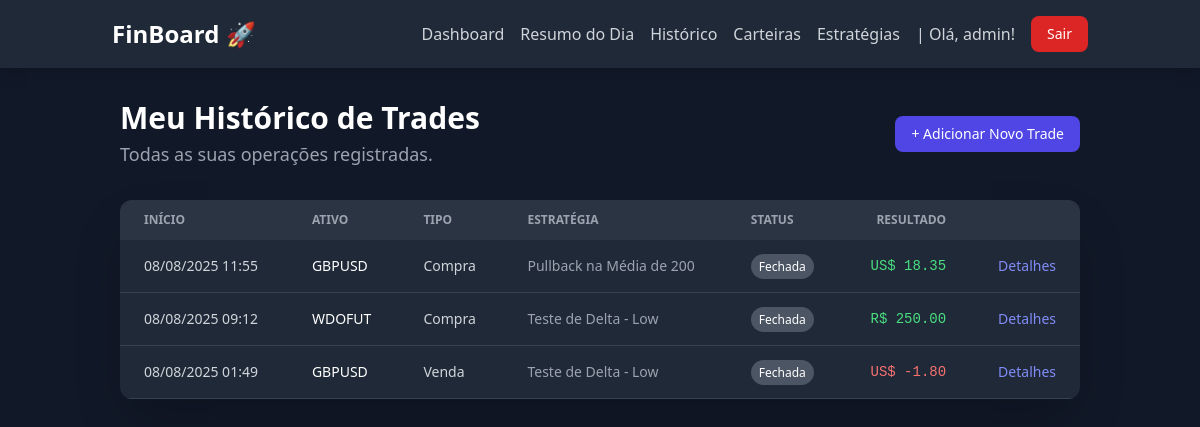
The app's page /dashboard/operations/ (signed in) with its own data.
### dashboard/models.py (models this page shows, shortened)
class Operation(models.Model):
    STATUS_CHOICES = [('ABERTA', 'Aberta'), ('FECHADA', 'Fechada')]
    INITIAL_TYPE_CHOICES = [('COMPRA', 'Compra'), ('VENDA', 'Venda')]
    SENTIMENT_CHOICES = [('CONFIANTE', 'Confiante'), ('ANSIOSO', 'Ansioso'),
                         ('COM_MEDO', 'Com Medo'), ('FOCADO', 'Focado'), ('EFORICO', 'Eufórico')]
    account = models.ForeignKey(
        Account, on_delete=models.PROTECT, verbose_name="Carteira")
    user = models.ForeignKey(
        User, on_delete=models.CASCADE, verbose_name="Usuário")
    asset = models.ForeignKey(
        Asset, on_delete=models.PROTECT, verbose_name="Ativo")
    strategy = models.ForeignKey(
        Strategy, on_delete=models.SET_NULL, null=True, blank=True, verbose_name="Estratégia")
    initial_stop_price = models.DecimalField(
        "Preço de Stop Planejado", max_digits=10, decimal_places=5, blank=True, null=True)
    initial_target_price = models.DecimalField(
        "Preço de Alvo Planejado", max_digits=10, decimal_places=5, blank=True, null=True)
    tags = models.ManyToManyField(Tag, blank=True, verbose_name="Tags")
    status = models.CharField("Status", max_length=10,
                              choices=STATUS_CHOICES, default='ABERTA')
    initial_operation_type = models.CharField(
        "Tipo da Operação Inicial", max_length=10, choices=INITIAL_TYPE_CHOICES)
    start_date = models.DateTimeField("Data de Início")
    end_date = models.DateTimeField("Data de Fim", null=True, blank=True)
    net_financial_result = models.DecimalField(
        "Resultado Financeiro Líquido", max_digits=12, decimal_places=2, null=True, blank=True)
    points_pips_result = models.DecimalField(
        "Resultado em Pontos/Pips", max_digits=12, decimal_places=2, null=True, blank=True)
    entry_reason = models.TextField("Motivo da Entrada")
    general_notes = models.TextField(
        "Observações Gerais (Lições Aprendidas)", blank=True, null=True)
    entry_sentiment = models.CharField(
        "Sentimento na Entrada", max_length=10, choices=SENTIMENT_CHOICES, blank=True, null=True)
    execution_rating = models.IntegerField("Qualidade da Execução (1-5)", validators=[
                                           MinValueValidator(1), MaxValueValidator(5)], null=True, blank=True)

class Asset(models.Model):
    MARKET_CHOICES = [('B3_ACOES', 'B3 - Ações'), ('B3_FUTUROS', 'B3 - Mercado Futuro'), ('FOREX_PARES',
                                                                                          'Forex - Pares de Moedas'), ('FOREX_COMMODITIES', 'Forex - Commodities'), ('FOREX_INDICES', 'Forex - Índices')]
    CURRENCY_CHOICES = [('BRL', 'Real Brasileiro'), ('USD', 'Dólar Americano')]
    ticker = models.CharField(
        "Ticker", max_length=20, unique=True, help_text="Ex: PETR4, WDOFUT, EURUSD")
    name = models.CharField("Nome", max_length=100)
    market = models.CharField("Mercado", max_length=20, choices=MARKET_CHOICES)
    currency = models.CharField(
        "Moeda", max_length=3, choices=CURRENCY_CHOICES)
    description = models.TextField("Descrição", blank=True, null=True)

class Strategy(models.Model):
    name = models.CharField("Nome da Estratégia", max_length=100, unique=True)
    description = models.TextField("Descrição do Setup")

class Account(models.Model):
    CURRENCY_CHOICES = [
        ('BRL', 'Real Brasileiro'),
        ('USD', 'Dólar Americano'),
    ]
    user = models.ForeignKey(
        User, on_delete=models.CASCADE, verbose_name="Usuário")
    name = models.CharField("Nome da Carteira", max_length=100,
                            help_text="Ex: Corretora XP, Binance Futures")
    currency = models.CharField(
        "Moeda", max_length=3, choices=CURRENCY_CHOICES, default='BRL')
    initial_balance = models.DecimalField(
        "Saldo Inicial", max_digits=12, decimal_places=2, default=0.0)
    is_active = models.BooleanField("Ativa", default=True)

### dashboard/views.py (the view)
# urls.py: path('operations/', views.operation_list, name='operation_list'),
@login_required
def operation_list(request):
    operations = Operation.objects.filter(
        user=request.user).order_by('-start_date')
    context = {
        'operations': operations
    }
    return render(request, 'dashboard/operation_list.html', context)

### dashboard/templatetags/currency_filters.py (called while the page is built)
@register.filter(name='format_currency')
def format_currency(value, currency_code):
    try:
        value = Decimal(value)
    except (ValueError, TypeError):
        return value
    formatted_value = intcomma(value).replace(
        ",", "TEMP_COMMA").replace(".", ",").replace("TEMP_COMMA", ".")
    if currency_code == 'BRL':
        return f"R$ {formatted_value}"
    elif currency_code == 'USD':
        return f"US$ {formatted_value}"
    else:
        return f"{currency_code} {formatted_value}"

### dashboard/templates/dashboard/operation_list.html
{% extends 'core/base.html' %}
{% load currency_filters %}
{% block content %}
<div class="container mx-auto px-4 sm:px-6 lg:px-8 py-8">
    <div class="flex justify-between items-center mb-8">
        <div>
            <h1 class="text-3xl font-bold text-white">Meu Histórico de Trades</h1>
            <p class="mt-1 text-lg text-gray-400">Todas as suas operações registradas.</p>
        </div>
        <a href="{% url 'dashboard:operation_add' %}" class="px-4 py-2 text-sm font-medium text-white bg-indigo-600 rounded-lg hover:bg-indigo-700 transition-colors">
            + Adicionar Novo Trade
        </a>
    </div>
    <div class="bg-gray-800 rounded-xl shadow-2xl overflow-hidden">
        <div class="overflow-x-auto">
            <table class="min-w-full text-sm text-left text-gray-300">
                <thead class="text-xs text-gray-400 uppercase bg-gray-700/50">
                    <tr>
                        <th scope="col" class="px-6 py-3">Início</th>
                        <th scope="col" class="px-6 py-3">Ativo</th>
                        <th scope="col" class="px-6 py-3">Tipo</th>
                        <th scope="col" class="px-6 py-3">Estratégia</th>
                        <th scope="col" class="px-6 py-3">Status</th>
                        <th scope="col" class="px-6 py-3 text-right">Resultado</th>
                        <th scope="col" class="px-6 py-3"><span class="sr-only">Ações</span></th>
                    </tr>
                </thead>
                <tbody>
                    {% for op in operations %}
                    <tr class="border-b border-gray-700 hover:bg-gray-700/40 transition-colors">
                        <td class="px-6 py-4 whitespace-nowrap">{{ op.start_date|date:"d/m/Y H:i" }}</td>
                        <td class="px-6 py-4 font-medium text-white">{{ op.asset.ticker }}</td>
                        <td class="px-6 py-4">{{ op.get_initial_operation_type_display }}</td>
                        <td class="px-6 py-4 text-gray-400">{{ op.strategy.name|default:"N/A" }}</td>
                        <td class="px-6 py-4">
                            {% if op.status == 'FECHADA' %}
                                <span class="px-2 py-1 text-xs font-medium text-white bg-gray-600 rounded-full">{{ op.get_status_display }}</span>
                            {% else %}
                                <span class="px-2 py-1 text-xs font-medium text-blue-200 bg-blue-900 rounded-full">{{ op.get_status_display }}</span>
                            {% endif %}
                        </td>
                        <td class="px-6 py-4 text-right font-mono {% if op.net_financial_result > 0 %}text-green-400{% elif op.net_financial_result < 0 %}text-red-400{% else %}text-gray-400{% endif %}">
                            {% if op.net_financial_result is not None %}
                                {{ op.net_financial_result|format_currency:op.account.currency }}
                            {% else %}
                                --
                            {% endif %}
                        </td>
                        <td class="px-6 py-4 text-right">
                            <a href="{% url 'dashboard:operation_detail' pk=op.pk %}" class="font-medium text-indigo-400 hover:underline">Detalhes</a>
                        </td>
                    </tr>
                    {% empty %}
                    <tr>
                        <td colspan="7" class="text-center py-10 text-gray-500">
                            Nenhuma operação registrada ainda.
                        </td>
                    </tr>
                    {% endfor %}
                </tbody>
            </table>
        </div>
    </div>
</div>
{% endblock %}

### core/templates/core/base.html (shortened to what this page needs)
{% load static %}
<!DOCTYPE html>
<html lang="pt-br" class="dark">
<head>
    <link href="{% static 'core/css/output.css' %}" rel="stylesheet">
</head>
<body class="bg-gray-900">
    <header class="bg-gray-800 shadow-lg sticky top-0 z-50">
        <nav class="container mx-auto px-6 py-4">
            <div class="flex items-center justify-between">
                <a href="{% url 'core:home' %}" class="text-white text-2xl font-bold hover:text-indigo-400 transition-colors">
                    FinBoard 🚀
                </a>
                <div class="flex items-center space-x-4">
                     {% if user.is_authenticated %}
                        <a href="{% url 'core:home' %}" class="text-gray-300 hover:text-white transition-colors">Dashboard</a>
                        <a href="{% url 'dashboard:daily_summary' %}" class="text-gray-300 hover:text-white transition-colors">Resumo do Dia</a>
                        <a href="{% url 'dashboard:operation_list' %}" class="text-gray-300 hover:text-white transition-colors">Histórico</a>
                        <a href="{% url 'dashboard:account_list' %}" class="text-gray-300 hover:text-white transition-colors">Carteiras</a>
                        <a href="{% url 'dashboard:strategy_list' %}" class="text-gray-300 hover:text-white transition-colors">Estratégias</a>
                        <span class="text-gray-300">| Olá, {{ user.username }}!</span>
                        <a href="{% url 'core:logout' %}" class="px-4 py-2 text-sm font-medium text-white bg-red-600 rounded-lg hover:bg-red-700 transition-colors">
                            Sair
                        </a>
                    {% else %}
                        <a href="{% url 'core:login' %}" class="text-gray-300 hover:text-white transition-colors">Login</a>
                        <a href="{% url 'core:register' %}" class="px-4 py-2 text-sm font-medium text-white bg-indigo-600 rounded-lg hover:bg-indigo-700 transition-colors">
                            Cadastre-se
                        </a>
                    {% endif %}
                </div>
            </div>
        </nav>
    </header>
    <main>
        {% block content %}
        {% endblock %}
    </main>
</body>
</html>

### records on screen
Operation: start_date "08/08/2025 11:55", asset.ticker "GBPUSD", initial_operation_type "Compra", strategy.name "Pullback na Média de 200", status "Fechada", net_financial_result "US$ 18.35"
Operation: start_date "08/08/2025 09:12", asset.ticker "WDOFUT", initial_operation_type "Compra", strategy.name "Teste de Delta - Low", status "Fechada", net_financial_result "R$ 250.00"
Operation: start_date "08/08/2025 01:49", asset.ticker "GBPUSD", initial_operation_type "Venda", strategy.name "Teste de Delta - Low", status "Fechada", net_financial_result "US$ -1.80"

### other values on screen
{{ user.username }} "admin"
